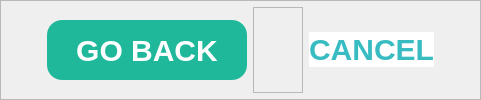
        <widget class="QFrame" name="frame_44">
         <property name="maximumSize">
          <size>
           <width>16777215</width>
           <height>100</height>
          </size>
         </property>
         <property name="frameShape">
          <enum>QFrame::StyledPanel</enum>
         </property>
         <property name="frameShadow">
          <enum>QFrame::Raised</enum>
         </property>
         <layout class="QHBoxLayout" name="horizontalLayout_28">
          <property name="spacing">
           <number>6</number>
          </property>
          <property name="leftMargin">
           <number>6</number>
          </property>
          <property name="topMargin">
           <number>6</number>
          </property>
          <property name="rightMargin">
           <number>6</number>
          </property>
          <property name="bottomMargin">
           <number>6</number>
          </property>
          <item>
           <spacer name="horizontalSpacer_58">
            <property name="orientation">
             <enum>Qt::Horizontal</enum>
            </property>
            <property name="sizeHint" stdset="0">
             <size>
              <width>40</width>
              <height>20</height>
             </size>
            </property>
           </spacer>
          </item>
          <item>
           <widget class="QPushButton" name="go_back_add_client_btn">
            <property name="minimumSize">
             <size>
              <width>200</width>
              <height>60</height>
             </size>
            </property>
            <property name="cursor">
             <cursorShape>PointingHandCursor</cursorShape>
            </property>
            <property name="styleSheet">
             <string notr="true">QPushButton{
background-color: #1FB89B;
color: white;
font-family: Segoe UI;
font-weight: bold;
font-size: 30px;
border-radius: 15px;
}

QPushButton::hover{
text-decoration: underline;
background-color: #62CDB9;
}</string>
            </property>
            <property name="text">
             <string>GO BACK</string>
            </property>
           </widget>
          </item>
          <item>
           <widget class="QFrame" name="frame_58">
            <property name="minimumSize">
             <size>
              <width>50</width>
              <height>0</height>
             </size>
            </property>
            <property name="frameShape">
             <enum>QFrame::StyledPanel</enum>
            </property>
            <property name="frameShadow">
             <enum>QFrame::Raised</enum>
            </property>
           </widget>
          </item>
          <item>
           <widget class="QPushButton" name="add_client_cancel_verify_btn">
            <property name="cursor">
             <cursorShape>PointingHandCursor</cursorShape>
            </property>
            <property name="styleSheet">
             <string notr="true">QPushButton{
background-color: white;
color: #38BCC2;
font-family: Segoe UI;
font-weight: bold;
font-size: 30px;
border-style: none;
}

QPushButton::hover{
text-decoration: underline;
color: #217074;
}</string>
            </property>
            <property name="text">
             <string>CANCEL</string>
            </property>
           </widget>
          </item>
          <item>
           <spacer name="horizontalSpacer_44">
            <property name="orientation">
             <enum>Qt::Horizontal</enum>
            </property>
            <property name="sizeHint" stdset="0">
             <size>
              <width>40</width>
              <height>20</height>
             </size>
            </property>
           </spacer>
          </item>
         </layout>
        </widget>
